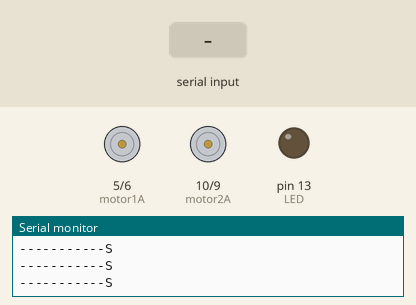
This sketch was run on a simulated Arduino Uno, built with avr-gcc and run on an emulated ATmega328P. Shown: motor-driver pin pairs drawn as motors (green arrow = first pin HIGH = forward, orange = second pin HIGH = backward, longer = more drive), output pins drawn as LEDs (lit = HIGH), the last lines printed to the serial monitor. The inputs (shaded band) are chosen by the test bench.

Above: at 1.2 s.
1.3 s: "F" received over Serial
At 2.5 s:
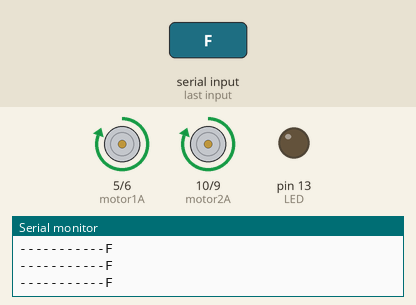
2.8 s: "B" received over the second serial link
At 3.4 s:
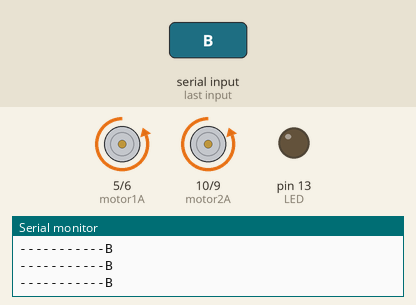
4.3 s: "L" received over Serial
At 5.4 s:
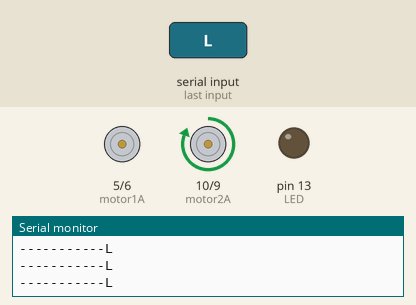
5.8 s: "R" received over the second serial link
At 7.0 s:
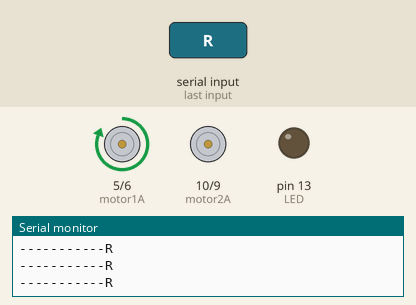
7.3 s: "F" received over the second serial link
At 7.9 s:
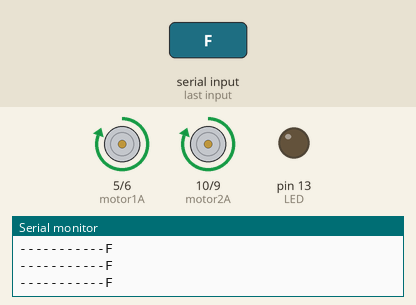
8.8 s: "L" received over the second serial link
At 9.9 s:
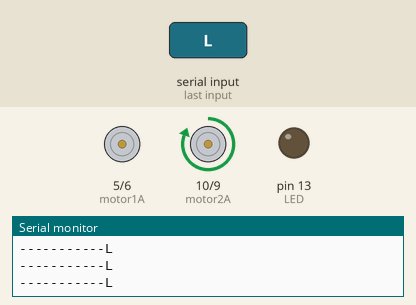
Timing chart, 0 to 11.3 s (numbered marks = the images above; inputs shaded):
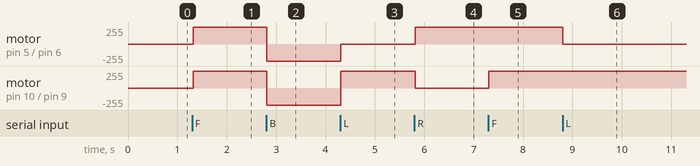

The sketch:

sketch_mar07a.ino
```cpp
/*
 *
 *
 * @Derecho de autor: Cristhian Lara 10/09/20
 * D2MAGICOS
 *
 * Carrito controlado mediante aplicacion movil echa en android studio
 */

#include <SoftwareSerial.h>

SoftwareSerial miBT(2, 3);   //Instancia la conexion al bluetooth - PIN 2 a TX y PIN 3 a RX
String nameBluetooth = "CarBluetooth";
String BPS = "4";
String password = "12345";

int LED = 13;
//Variables para el sensor ultrasonico
int trigPin = 11;
int echoPin = 12;
int maxDist = 15;
int minDist = 2;

float distancia;

//Entrada de los motores
int motor1A = 5; // INPUT 1
int motor1B = 6; // INPUT 2
int motor2A = 10; // INPUT 3
int motor2B = 9; // INPUT 4

// Dato recibido atraves de la aplicacion movil
char data = 'S';

void setup()
{
  pinMode(echoPin, INPUT);    // echo como entrada
  pinMode(trigPin, OUTPUT);   // trigger como salida
  pinMode(LED, OUTPUT);    // LED como salida

  //Definimos las salidas del arduino
  pinMode(motor1A , OUTPUT);
  pinMode(motor1B , OUTPUT);
  pinMode(motor2A , OUTPUT);
  pinMode(motor2B , OUTPUT);

  //  Configuration bluetooth
  Serial.begin(9600); //Inicia la comunicación en el monitor serial a 9600 Baudios
  miBT.begin(9600); // inicialmente la comunicacion serial a 9600 Baudios (velocidad de convencional)
  miBT.print("AT"); // Inicializa comando AT
  miBT.print("AT+NAME"); // Inicializa comando AT
  miBT.print(nameBluetooth);
  miBT.print("AT+BAUD"); // Configura la nueva velocidad
  miBT.print(BPS);
  miBT.print("AT+PIN"); // Configura en nuevo PIN
  miBT.print(password);

  Serial.println("Módulo conectado");
  Serial.println( miBT.print("AT+NAME") );
}

void loop()
{
    //Esperamos hasta que haya un Stream de datos
    if(Serial.available() > 0){
      data = Serial.read();
    }
    if(miBT.available() > 0){
      data = miBT.read();
      Serial.println(data);
      Serial.println( "Ya me conecte" );
    }
    else{
      //Serial.println( "No estoy conectado" );
    }
    Serial.print("-----------");
    Serial.println(data);

    switch (data) {
    case 'F':
      avanzar();        // Forward | AVANZAR
      break;
    case 'B':
      retroceder();     // Backward | RETROCEDER
      break;
    case 'L':
      izquierda();  //Left | IZQUIERDA
      break;
    case 'R':
      derecha();    //Right | DERECHA
      break;
    case 'S':
      detener();    //Stop | DETENER
      break;
    case 'A':
      automatico(); // Modo automatico depende del sensor ultrasonico
      break;
    }
    delay(20);
}

void avanzar(){
  // Forward | AVANZAR
  digitalWrite(motor1A, HIGH);
  digitalWrite(motor1B, LOW);
  digitalWrite(motor2A, HIGH);
  digitalWrite(motor2B, LOW);

}

void retroceder(){
  // Backward | RETROCEDER
  digitalWrite(motor1A, LOW);
  digitalWrite(motor1B, HIGH);
  digitalWrite(motor2A, LOW);
  digitalWrite(motor2B, HIGH);
}

void derecha(){
  //Right | DERECHA
  digitalWrite(motor1A, HIGH);
  digitalWrite(motor1B, LOW);
  digitalWrite(motor2A, LOW);
  digitalWrite(motor2B, LOW);
}

void izquierda(){
  //Left | IZQUIERDA
  digitalWrite(motor1A, LOW);
  digitalWrite(motor1B, LOW);
  digitalWrite(motor2A, HIGH);
  digitalWrite(motor2B, LOW);
}

void detener(){
  //Stop | DETENER
  digitalWrite(motor1A, LOW);
  digitalWrite(motor1B, LOW);
  digitalWrite(motor2A, LOW);
  digitalWrite(motor2B, LOW);
}

void automatico(){

     distancia = calcularDistanciaCm(); // Calculamos la distancia de la pulso
     Serial.println(distancia);
     if (distancia <= maxDist && distancia >= minDist){    // si la distancia es menor de 15cm
        digitalWrite(LED,HIGH);      // Enciende LED

        detener(); //DETENEMOS LOS MOTORES 200 ms
        delay (200);

        retroceder();          // RETROCEDE DURANTE 500 ms
        delay(500);

        izquierda();     // Girar durante 600 milisegundos
        delay(600);

        digitalWrite(LED,LOW);
     }
     else{
        avanzar(); //SI NO EXISTE OBSTACULO CONTINUA AVANZANDO
     }
}

float calcularDistanciaCm() {

  float duracion, distancia; // Variable para calcular el tiempo y distancia

  digitalWrite(trigPin, HIGH);
  delayMicroseconds(10);
  digitalWrite(trigPin, LOW);

  duracion = pulseIn(echoPin, HIGH);
  distancia = (duracion * 0.0343) / 2;

  delay(10);

  return distancia;
}
```

Measured:
- after the input at 1.3 s, motor on pin 5 (motor1A) / pin 6 (motor1B), motor on pin 10 (motor2A) / pin 9 (motor2B): stopped → forward 255/255 at once
- after the input at 2.8 s, motor on pin 5 (motor1A) / pin 6 (motor1B), motor on pin 10 (motor2A) / pin 9 (motor2B): forward 255/255 → backward 255/255 at once
- after the input at 4.3 s, motor on pin 5 (motor1A) / pin 6 (motor1B): backward 255/255 → stopped at once; motor on pin 10 (motor2A) / pin 9 (motor2B): backward 255/255 → forward 255/255 at once
- after the input at 5.8 s, motor on pin 5 (motor1A) / pin 6 (motor1B): stopped → forward 255/255 at once; motor on pin 10 (motor2A) / pin 9 (motor2B): forward 255/255 → stopped at once
- after the input at 7.3 s, motor on pin 10 (motor2A) / pin 9 (motor2B): stopped → forward 255/255 at once
- after the input at 8.8 s, motor on pin 5 (motor1A) / pin 6 (motor1B): forward 255/255 → stopped at once
